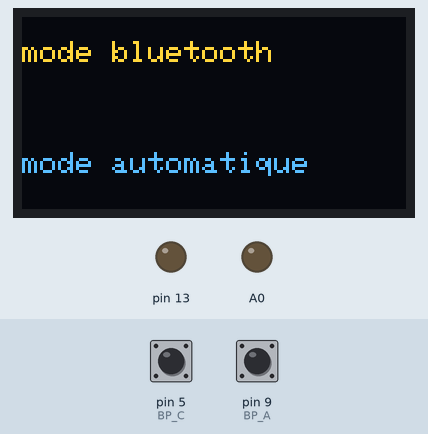
This sketch was run on a simulated Arduino Uno, built with avr-gcc and run on an emulated ATmega328P. Shown: 128×64 one-colour display, output pins drawn as LEDs (lit = HIGH). Inputs (shaded band) come from the test bench; at power-on: pin 5 (BP_C) HIGH, pin 9 (BP_A) HIGH. The OLED is the two-colour kind (top 16 rows yellow); the display library's start-up logo is not drawn.

Above: at 1.9 s.
2.0 s: pin 5 (BP_C) pulled LOW for 0.15 s
At 2.3 s:
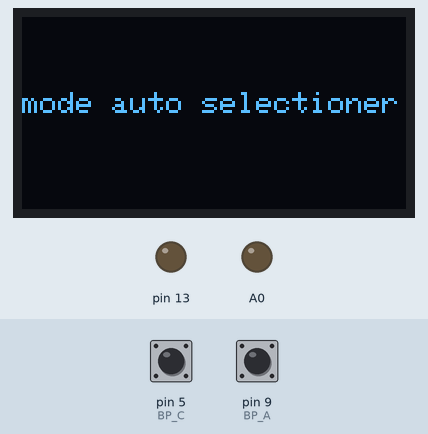
At 3.8 s:
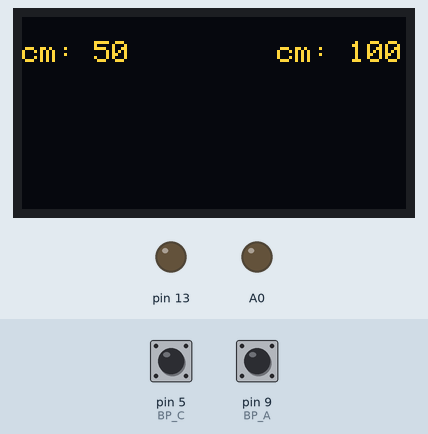
Timing chart, 0 to 5.3 s (numbered marks = the images above; inputs shaded):
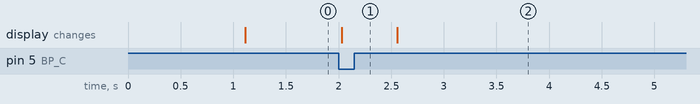

The sketch:

robot_5e.ino
```cpp
//°°°°°°°°°°°°°°°°°°°°°°°°°°°°°°°°°°°°°°°°°°°°°°°°°°°°°°°°°°
//robot-5e
//mattis cordier 5e A
//hardware: feather + screen + 3 BP +
//09/04/2025
//°°°°°°°°°°°°°°°°°°°°°°°librairie°°°°°°°°°°°°°°°°°°°°°°°°°°
#include <Adafruit_SH110X.h>
//°°°°°°°°°°°°°°°°°°°°°°°°°objet°°°°°°°°°°°°°°°°°°°°°°°°°°°°
Adafruit_SH1107 display = Adafruit_SH1107(64, 128, &Wire);
//°°°°°°°°°°°°°°°°definition des consatnte°°°°°°°°°°°°°°°°°°
#define LED_rouge 13
#define BP_A 9
#define BP_B 6
#define BP_C 5
#define MODE_BT 1
#define MODE_AUTO 2
//°°°°°°°°°°°°°°°°°°°°°°°°variable°°°°°°°°°°°°°°°°°°°°°°°°°°
byte mode = 0;
unsigned int d_c1 = 50 ;
unsigned int d_c2 = 100 ;
char caractere_recu;
char action ;
//°°°°°°°°°°°°°°°°°°°°°°initialisation°°°°°°°°°°°°°°°°°°°°°°
void setup() {

  display.begin(0x3C, true);
  display.display();
  delay(1000);

  display.clearDisplay();
  display.display();
  display.setTextSize(1);
  display.setTextColor(SH110X_WHITE);
  display.setRotation(1);

  Serial.begin(115200);
  pinMode(13, OUTPUT);
  pinMode(A0, OUTPUT);
  pinMode(BP_A, INPUT_PULLUP);
  pinMode(BP_B, INPUT_PULLUP);
  pinMode(BP_C, INPUT_PULLUP);

  display.clearDisplay();
  display.setCursor(0, 8);
  display.print("mode bluetooth");
  display.setCursor(0, 45);
  display.print("mode automatique");
  display.display();

  while (mode == 0)
  {
    if (!digitalRead(BP_A))
    {
      mode = MODE_BT;
      display.clearDisplay();
      display.setCursor(0, 25);
      display.print("mode bt selectioner");
      display.display();
      delay(500);
    }
    if (!digitalRead(BP_C))
    {
      mode = MODE_AUTO;
      display.clearDisplay();
      display.setCursor(0, 25);
      display.print("mode auto selectioner");
      display.display();
      delay(500);
    }
  }
  display.clearDisplay();
}

void loop()
{
  display.clearDisplay();
  display.setCursor(0, 8);
  display.printf("cm: %d \n", d_c1);
  display.setCursor(85, 8);
  display.printf("cm: %d \n", d_c2);
  display.display();

  display.print("blabla teste git");


}
```

Measured:
- after the input at 2.0 s, the display: changes at once (image 1)
